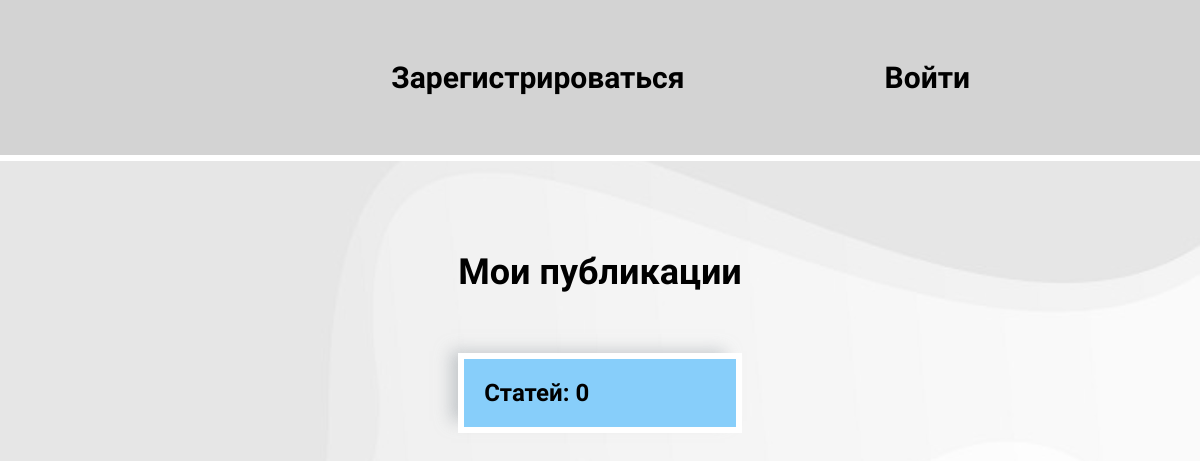
The page /blog/ on the database as committed earlier.
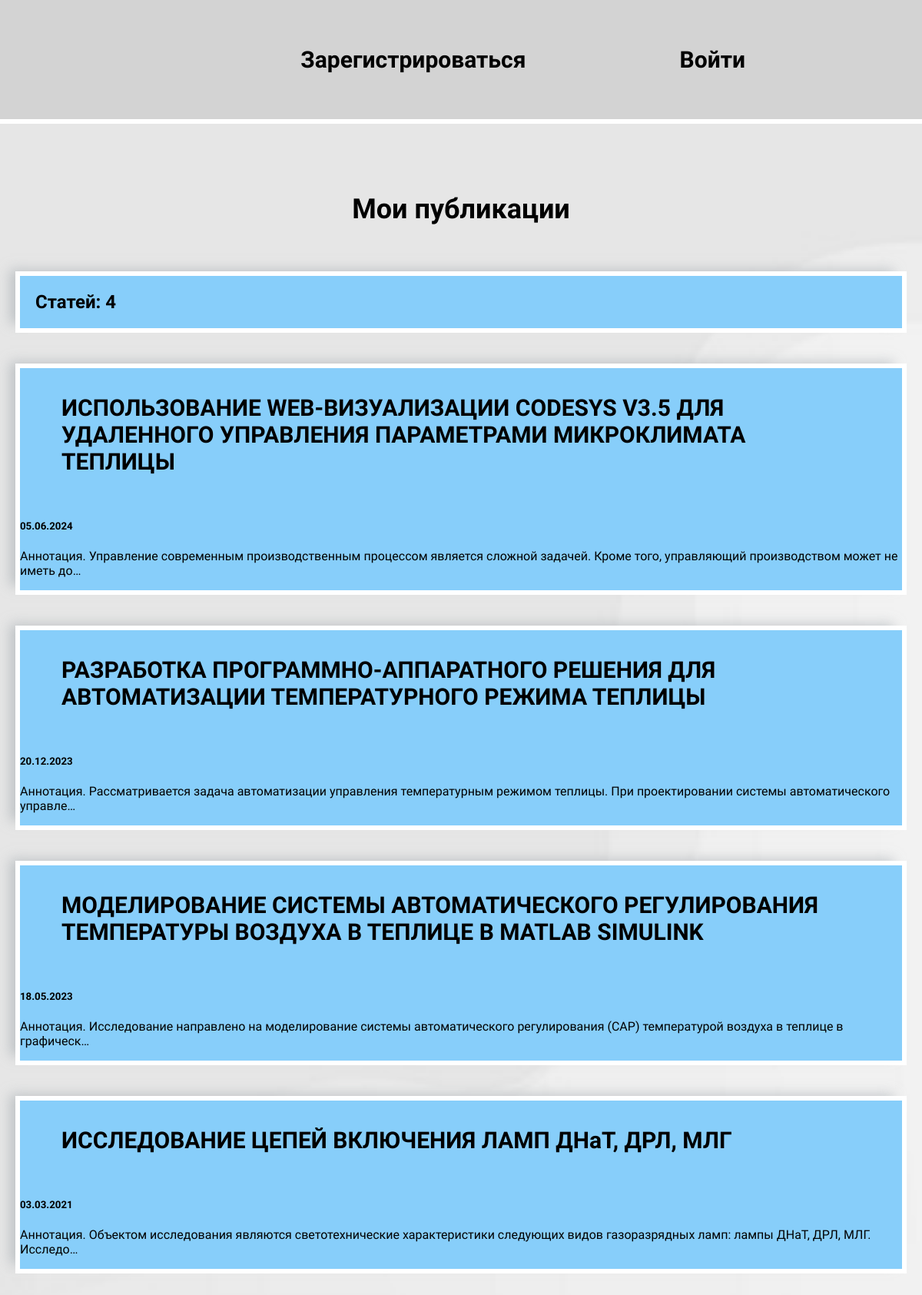
The same page on the database as committed later.
### blog/models.py (models this page shows, shortened)
class Blog(models.Model):
    title = models.CharField(max_length=250)
    description = models.TextField()
    date = models.DateField()
    pdf = models.FileField(upload_to='skills/pdf/')

### blog/views.py (the view)
# urls.py: path('', views.blogs, name='blogs'),
def blogs(request):
    blogs = Blog.objects.order_by('-date')
    return render(request, 'blog/blogs.html', {'blogs': blogs})

### blog/templates/blog/blogs.html
{% extends 'skills/base.html' %}
{% block content %}
<h1>Мои публикации</h1>
<h2 class="count">Статей: {{ blogs.count }}</h2>
{% for blog in blogs %}
    <div class="element">
        <h2 class="top"><a href="{% url 'detail' blog.id %}">{{ blog.title }}</a></h2>
        <div class="blog_date">
            <h5>{{ blog.date|date:'d.m.Y' }}</h5>
            <p>{{ blog.description|truncatechars:150|striptags }}</p>
        </div>
    </div>
{% endfor %}
{% endblock %}

### skills/templates/skills/base.html (shortened to what this page needs)
<!DOCTYPE html>
{% load static %}
<html lang="ru">
<head>
    <link rel="stylesheet" href="{% static 'css/style.css' %}">
</head>
<body>
    <div class="menu">
        <div class="wrap">
            <ul>
                {% if user.is_authenticated %}
                <li class="auth">Пользователь: {{ user.username }}</li>
                <li><a href="{% url 'index' %}">Главная</a></li>
                <li><a href="{% url 'blogs' %}">Мои публикации</a></li>
                <li><a href="{% url 'about' %}">Об авторе</a></li>
                <li><a href="{% url 'feedback' %}">Обратная связь</a></li>
                <li>
                    <form action="{% url 'logoutuser' %}" method="post">
                        {% csrf_token %}
                          <button class="top">Выйти</button>
                    </form>
                </li>
                {% else %}
                <li><a href="{% url 'signupuser' %}" title="только зарегистрированные пользователи могут просматривать публикации">Зарегистрироваться</a>
                </li>
                <li><a href="{% url 'loginuser' %}" title="для просмотра публикаций необходимо войти в учётную запись пользователя">Войти</a></li>
                {% endif %}
            </ul>
        </div>
    </div>
    <div class="content">
        <div class="wrap">
            {% block content %}
            {% endblock %}
        </div>
    </div>
</body>
</html>

### skills/static/css/style.css (style rules this page uses)
body { font-family: "Lexend", sans-serif; background-image: url("../skills/5.jpg"); background-size: cover; margin: 0; padding: 0; }
.wrap { display: flex; justify-content: center; align-items: center; max-width: 1200; margin: 0 auto; padding: 20px; box-sizing: border-box; }
.element, .count { background: lightskyblue; border: 6px solid #FFF; box-shadow: -12px -7px 15px -5px rgba(165, 171, 176, 0.6); margin: 20px 0; }
.content h1 { text-align: center; margin: 60px 0 40px; font-size: 36px; }
.top a { color: #000; text-decoration: none; padding: 30px; display: block; }
.blog_text, .count { padding: 20px; box-sizing: border-box; }
.menu { background: lightgray; padding: 10px; border-bottom: 6px solid #FFF; }
.menu .wrap { display: flex; flex-wrap: wrap; justify-content: right; align-items: center; }
.menu a { color: #000; font-weight: bold; text-decoration: none; }
.menu ul { display: flex; list-style: none; font-size: 30px; }
.menu li { margin-right: 200px; }
.content .wrap { margin-top: 10px; display: grid; }
.top { padding: 4px 24px; margin-top: 0; background: transparent; border: 0; font-weight: bolder; font-size: 30px; }

Rows that differ between the two databases and show on the page:
added Blog: title "ИСПОЛЬЗОВАНИЕ WEB-ВИЗУАЛИЗАЦИИ CODESYS V3.5 ДЛЯ УДАЛЕННОГО УПРАВЛЕНИЯ ПАРАМЕТРАМИ МИКРОКЛИМАТА ТЕПЛИЦЫ", date "05.06.2024", description "Аннотация. Управление современным производственным процессом является сложной задачей. Кроме того, управляющий производством может не иметь до…"
added Blog: title "РАЗРАБОТКА ПРОГРАММНО-АППАРАТНОГО РЕШЕНИЯ ДЛЯ АВТОМАТИЗАЦИИ ТЕМПЕРАТУРНОГО РЕЖИМА ТЕПЛИЦЫ", date "20.12.2023", description "Аннотация. Рассматривается задача автоматизации управления температурным режимом теплицы. При проектировании системы автоматического управле…"
added Blog: title "МОДЕЛИРОВАНИЕ СИСТЕМЫ АВТОМАТИЧЕСКОГО РЕГУЛИРОВАНИЯ ТЕМПЕРАТУРЫ ВОЗДУХА В ТЕПЛИЦЕ В MATLAB SIMULINK", date "18.05.2023", description "Аннотация. Исследование направлено на моделирование системы автоматического регулирования (САР) температурой воздуха в теплице в графическ…"
added Blog: title "ИССЛЕДОВАНИЕ ЦЕПЕЙ ВКЛЮЧЕНИЯ ЛАМП ДНаТ, ДРЛ, МЛГ", date "03.03.2021", description "Аннотация. Объектом исследования являются светотехнические характеристики следующих видов газоразрядных ламп: лампы ДНаТ, ДРЛ, МЛГ. Исследо…"
Other text that changed with them:
{{ blogs.count }}: "0" → "4"
